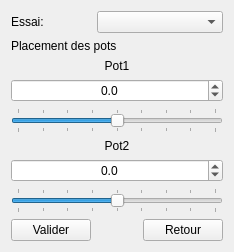
      <widget class="QWidget" name="page_9">
       <layout class="QGridLayout" name="gridLayout_13">
        <item row="1" column="0" colspan="2">
         <widget class="QLabel" name="label_18">
          <property name="text">
           <string>Placement des pots</string>
          </property>
         </widget>
        </item>
        <item row="12" column="0">
         <widget class="QPushButton" name="validerPlacementPots">
          <property name="text">
           <string>Valider</string>
          </property>
         </widget>
        </item>
        <item row="0" column="0">
         <widget class="QLabel" name="label_21">
          <property name="text">
           <string>Essai:</string>
          </property>
         </widget>
        </item>
        <item row="12" column="1">
         <spacer name="horizontalSpacer_13">
          <property name="orientation">
           <enum>Qt::Horizontal</enum>
          </property>
          <property name="sizeType">
           <enum>QSizePolicy::Fixed</enum>
          </property>
          <property name="sizeHint" stdset="0">
           <size>
            <width>40</width>
            <height>20</height>
           </size>
          </property>
         </spacer>
        </item>
        <item row="7" column="0" colspan="3">
         <widget class="QSlider" name="sliderPlacementPot2">
          <property name="minimum">
           <number>-8</number>
          </property>
          <property name="maximum">
           <number>8</number>
          </property>
          <property name="singleStep">
           <number>1</number>
          </property>
          <property name="value">
           <number>0</number>
          </property>
          <property name="sliderPosition">
           <number>0</number>
          </property>
          <property name="orientation">
           <enum>Qt::Horizontal</enum>
          </property>
          <property name="tickPosition">
           <enum>QSlider::TicksBothSides</enum>
          </property>
          <property name="tickInterval">
           <number>2</number>
          </property>
         </widget>
        </item>
        <item row="12" column="2">
         <widget class="QPushButton" name="retourPlacementPots">
          <property name="text">
           <string>Retour</string>
          </property>
         </widget>
        </item>
        <item row="6" column="0" colspan="3">
         <widget class="QDoubleSpinBox" name="boxPlacementPot2">
          <property name="alignment">
           <set>Qt::AlignCenter</set>
          </property>
          <property name="decimals">
           <number>1</number>
          </property>
          <property name="minimum">
           <double>-4.000000000000000</double>
          </property>
          <property name="maximum">
           <double>4.000000000000000</double>
          </property>
          <property name="singleStep">
           <double>0.500000000000000</double>
          </property>
         </widget>
        </item>
        <item row="4" column="0" colspan="3">
         <widget class="QSlider" name="sliderPlacementPot1">
          <property name="minimum">
           <number>-8</number>
          </property>
          <property name="maximum">
           <number>8</number>
          </property>
          <property name="value">
           <number>0</number>
          </property>
          <property name="sliderPosition">
           <number>0</number>
          </property>
          <property name="orientation">
           <enum>Qt::Horizontal</enum>
          </property>
          <property name="tickPosition">
           <enum>QSlider::TicksBothSides</enum>
          </property>
          <property name="tickInterval">
           <number>2</number>
          </property>
         </widget>
        </item>
        <item row="3" column="0" colspan="3">
         <widget class="QDoubleSpinBox" name="boxPlacementPot1">
          <property name="alignment">
           <set>Qt::AlignCenter</set>
          </property>
          <property name="decimals">
           <number>1</number>
          </property>
          <property name="minimum">
           <double>-4.000000000000000</double>
          </property>
          <property name="maximum">
           <double>4.000000000000000</double>
          </property>
          <property name="singleStep">
           <double>0.500000000000000</double>
          </property>
         </widget>
        </item>
        <item row="2" column="0" colspan="3">
         <widget class="QLabel" name="label_19">
          <property name="text">
           <string>Pot1</string>
          </property>
          <property name="alignment">
           <set>Qt::AlignCenter</set>
          </property>
         </widget>
        </item>
        <item row="0" column="1" colspan="2">
         <widget class="QComboBox" name="selecteurEssai"/>
        </item>
        <item row="5" column="0" colspan="3">
         <widget class="QLabel" name="label_20">
          <property name="text">
           <string>Pot2</string>
          </property>
          <property name="alignment">
           <set>Qt::AlignCenter</set>
          </property>
         </widget>
        </item>
       </layout>
      </widget>
